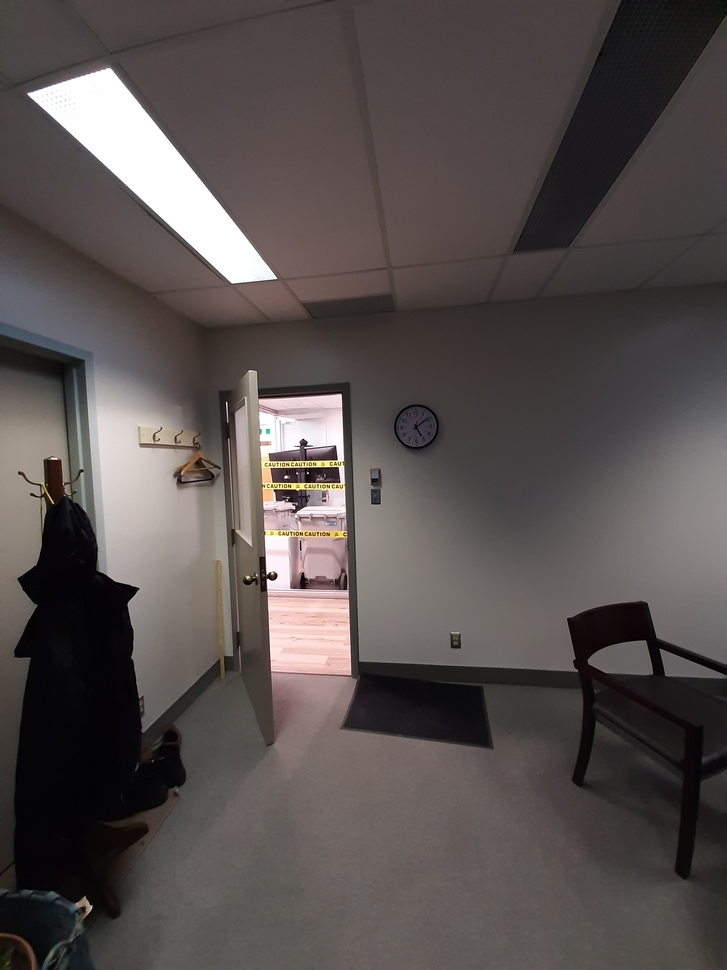
#> input picture Project/office2/20191119_170646.jpg, 727 x 970 px, shrunk from 2448 x 3264 before the run, found by its file name; its folder holds 4 pictures in this run
$ jupyter execute --allow-errors Main_MikeFeng_20119641_1.ipynb
#> lines starting #> are read from the running program, lines starting #| are printed output that depends on the picture
# ELEC474 Project

[cell 1]
import cv2 as cv
import numpy as np
import os
import operator
import copy
import random
import math
import time
from cv2 import Stitcher
from matplotlib import pyplot as plt

[cell 2]
global my_SIFT_instance, my_BF_instance
my_SIFT_instance = cv.SIFT_create()

FLANN_INDEX_KDTREE = 0 #heard from C++ api that this should be 1
# FLANN_INDEX_KDTREE = 1

dirName1 = 'office2'
dirName2 = 'StJames'
dirName3 = 'WLH'

imgDescipt_1 = np.array((
"Left Key Point",
"Right Key Points"
))

imgDescipt_2 = np.array((
"Select point Output",
"Epipolar Line Output"
))

WINDOW_NAME1 = "1.2 Output Image_1"
WINDOW_NAME2 = "1.2 Output Image_2"
WINDOW_NAME3 = "1.3 Input left"
WINDOW_NAME4 = "1.3 Input Right"
WINDOW_NAME5 = "1.3 output 1"
WINDOW_NAME6 = "1.3 output 2"

Process_BarLength = 30

# Step 1

[cell 3]
class MatcheClass:
    def __init__(self, keypoint, descriptors, match):
        self.keypoints = keypoint
        self.descriptors = descriptors
        self.matchs = match
        self.img1 = []
        self.img2 = []

    def LoadImg1(self, img):
        self.img1 = img

    def LoadImg2(self, img):
        self.img2 = img

    def __eq__(self, other) -> bool:
        return self.__dict__ == other.__dict__

[cell 4]
def PltImg(img,imgDescipt):
    plt.figure(dpi=300)
    plt.figure(figsize=(15,15))
    idx = len(img)
    for i in range(idx):
        plt.subplot(1,idx,i+1)

        if(len(img[i].shape) == 2): #differ from gray and color img
            plt.imshow(img[i],cmap="gray")
        else:
            plt.imshow(cv.cvtColor(img[i], cv.COLOR_BGR2RGB))

        plt.title(imgDescipt[i])
    plt.tight_layout()

def FetchingImgs(dirName):
    #list all the img file under dir
#> called with dirName = 'office2'
    ls = []
    dir = os.getcwd()+'//'+dirName
    files = os.listdir(dir)
    for filename in files:
        # print(dir + os.sep + filename)

        if os.path.splitext(filename)[1] == '.jpg':
            ls.append(filename)
    if ls.count != 0:
        print("Detected: \n",ls)
    return ls

def ProgressionBarUpdate(current,overall):
    pctge = (current+1) / overall
    if pctge > 1:
        pctge = 1
    temp = int(round(Process_BarLength * pctge))
    print('\r%s%s%s%s'% ((temp)*'█',(Process_BarLength-temp)*'░',str(round(pctge*100)),'%'), end = ' ')


def ReadImgs(dirName, imgName):
#> called with dirName = 'office2', imgName = '20191119_170646.jpg'
    return cv.imread(os.getcwd()+'//'+dirName+'//'+imgName)
#> returned value is the input picture: shape (970, 727, 3); mean B, G, R 78.4, 80, 87

[cell 5]
def FindDescriptorAndKeyPoints(img, descriptor, flag): #if flag == 1, then do gray
#> called with flag = 1
    imgGray = img
    if flag == 1:
        imgGray = cv.cvtColor(img,cv.COLOR_BGR2GRAY)

    imgKpOut = np.copy(imgGray)
    kp, des = descriptor.detectAndCompute(imgGray,None)
#> kp = 458 keypoints; strongest (x, y, size): (286, 477, 2.2), (274, 577, 5.1), (98, 113, 60.1), (268, 580, 2.1)
#> pass 3 of the loop in MatchingFeaturesOfImages, `for imgName in imgNameList:`:
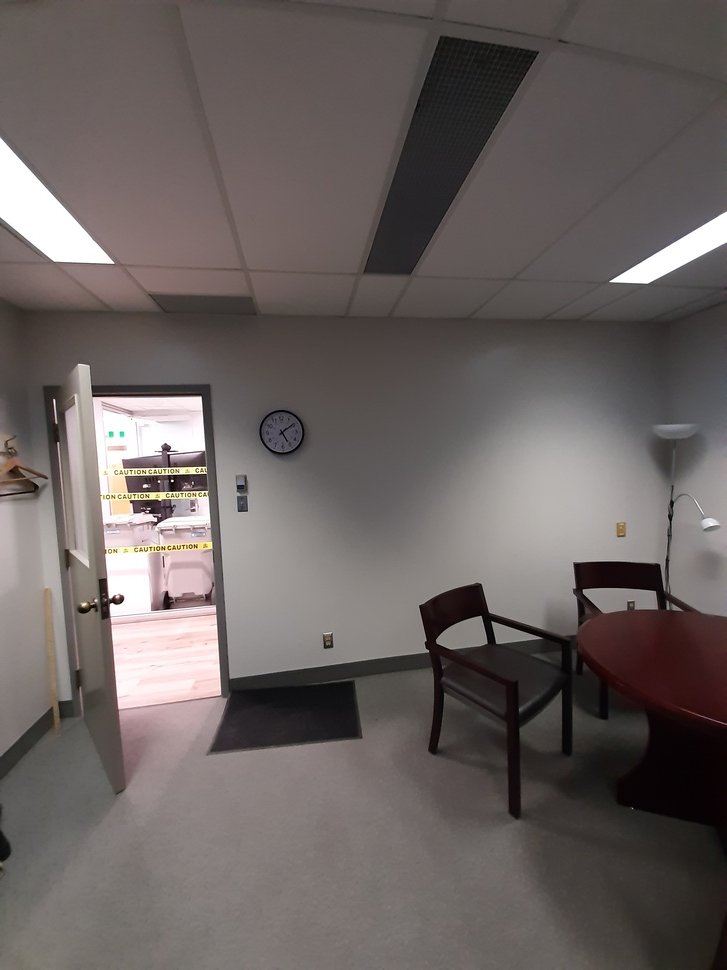
#> input picture Project/office2/20191119_170652.jpg, 727 x 970 px, shrunk from 2448 x 3264 before the run, found by its file name
#> in ReadImgs, returned value is the input picture: shape (970, 727, 3); mean B, G, R 96, 97.8, 105.6
#> in FindDescriptorAndKeyPoints (call 3), `imgGray = cv.cvtColor(img,cv.COLOR_BGR2GRAY)`:
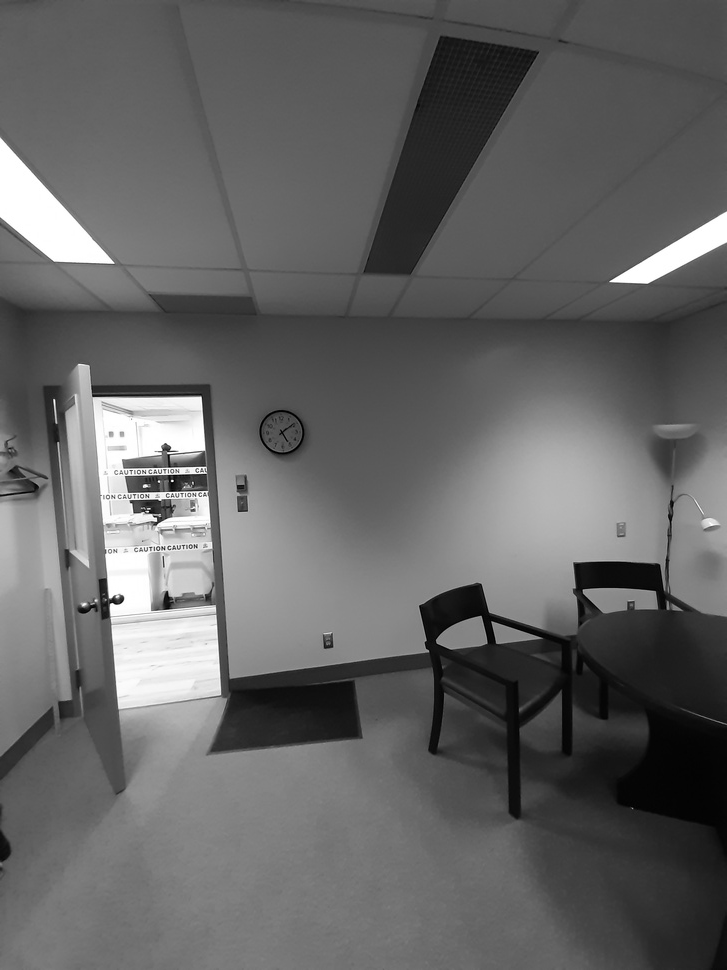
#> imgGray: shape (970, 727); min 0, max 255, mean 99.9
#> kp = 477 keypoints; strongest (x, y, size): (145, 486, 2.7), (119, 600, 6.5), (166, 448, 5.6), (167, 602, 11.6)
#> the loop made 4 passes; the first 3 are shown
    # imgKpOut = cv.drawKeypoints(imgKpOut,kp,0)
    return (kp,des)

def FlannBasedMatchLoweRatio(img1Param,img2Param,
                            index_param,search_param,
                            kNum, ratio):
    # img1Kp = img1Param[1]
    # img2Kp = img2Param[1]
    flann = cv.FlannBasedMatcher(index_param,search_param)
    matches = flann.knnMatch(img1Param[1],img2Param[1],k = kNum)

    loweMatch = []
    # loweImg1Point = []
    # loweImg2Point = []
    for m,n in matches:
        if m.distance < ratio * n.distance:
            loweMatch.append([m])
            # loweImg1Point.append(img1Kp[m.queryIdx].pt) #NOTE: append requried left and rights points
            # loweImg2Point.append(img2Kp[m.trainIdx].pt)

    # imgOut = cv.drawMatchesKnn(img1Param[0],img1Kp,img2Param[0],img2Kp,loweMatch,None,flags=2)
    return loweMatch

[cell 6]
def Matching(ds1, ds2, loweRatio):
    #FLANN param
    index_params = dict(algorithm = FLANN_INDEX_KDTREE, trees = 5)
    search_params = dict(checks = 50)       #or pass empty dict #It specifies the number of times the trees in the index should be recursively traversed.
    # search_params = dict(checks = 100)
    Matches = FlannBasedMatchLoweRatio(ds1, ds2,
                            index_params, search_params,
                            kNum = 2, ratio = loweRatio)  #NOTE: The ratio difference of lowe will result in different epiploar lines

    return MatcheClass([ds1[0],ds2[0]], [ds1[1], ds2[1]], Matches)

[cell 7]
def MatchingFeaturesOfImages(dirName, matchMethod, descriptorMethod):
    matchMetric = 0
    imgList = []
    matchList = []
    descriptorList = []
    idx = 0

    # detect and extract features from the image
    if descriptorMethod == 'sift':
        descriptor = cv.xfeatures2d.SIFT_create()
    elif descriptorMethod == 'surf':
        descriptor = cv.xfeatures2d.SURF_create()
    elif descriptorMethod == 'brisk':
        descriptor = cv.BRISK_create()
    elif descriptorMethod == 'orb':
        descriptor = cv.ORB_create()

    print("Featching Images under Dir and creating descriptors for them")
    imgNameList = FetchingImgs(dirName)
    for imgName in imgNameList:
        idx += 1
        ProgressionBarUpdate(idx, len(imgNameList)+1)
        temp = ReadImgs(dirName, imgName)
        imgList.append(temp)
        descriptorList.append(FindDescriptorAndKeyPoints(temp, descriptor, flag=1))


    print("\nFind best Match for each pair of imgs")
    if matchMethod == 1: #if method equals one, then do match metric calculation to reorder the images, NOTE: its super performance costing
        imgCurIdx = 0
#> imgCurIdx = 0
        length = len(imgList)
        imgListIdx = list(range(length))
#> imgListIdx = [0, 1, 2, 3]
        idx = 1

        for turnIdx in range(length-1):
            matchMetric = 0
            # print(len(imgList))
            # print("B", imgCurIdx)
            imgListIdx.remove(imgCurIdx)
            # print(len(imgList))

            for img2Idx in imgListIdx:
                idx += 1
                ProgressionBarUpdate(idx, ((length+1)*length/2))
                tempMatch = Matching(descriptorList[imgCurIdx], descriptorList[img2Idx], loweRatio=0.5)
                # print(len(tempMatch[2]))
                if len(tempMatch.matchs) > matchMetric:
                    # print("Update")
                    # print("P",matchMetric)
                    matchMetric = len(tempMatch.matchs)
                    # print("N",matchMetric)
                    bestImIdx = img2Idx
                    bestMatch = tempMatch

            bestMatch.LoadImg1(imgList[imgCurIdx])
            bestMatch.LoadImg2(imgList[bestImIdx])
            imgCurIdx = bestImIdx
            matchList.append(bestMatch)
#> this loop made 3 passes
#> pass 3, in LoadImg2 (call 3), `self.img2 = img`:
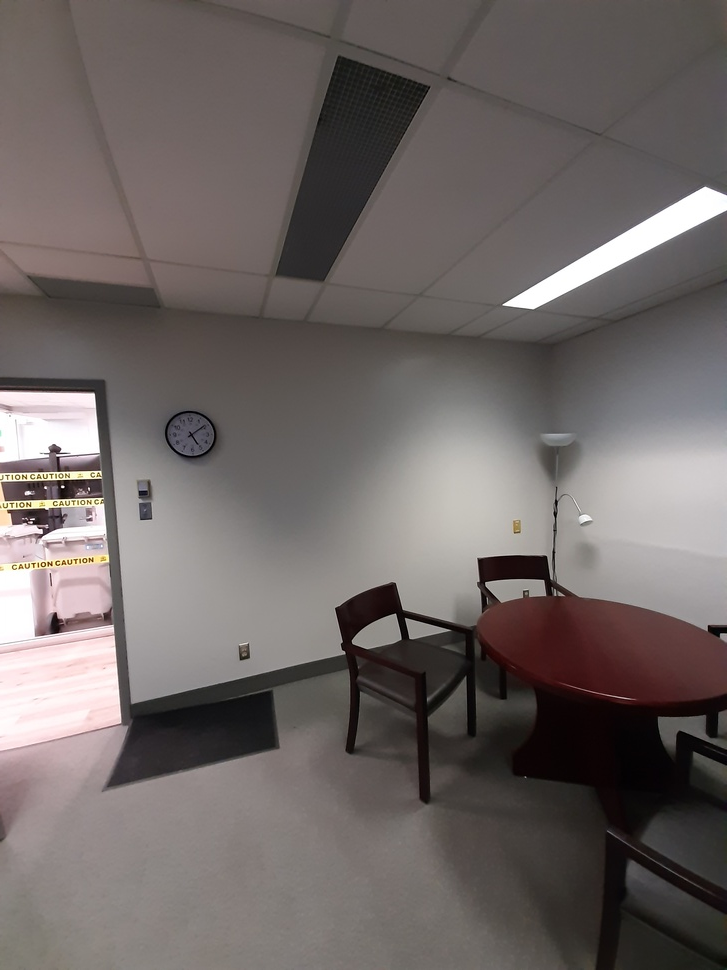
#> self.img2: shape (970, 727, 3); mean B, G, R 101.2, 103, 110.5
            # print(matchList)
    else:
        for imgIdx in range(len(imgList) - 1):
            ProgressionBarUpdate(imgIdx, len(imgList) - 1)
            tempMatch = Matching(descriptorList[imgIdx], descriptorList[imgIdx+1], loweRatio=0.5)
            tempMatch.LoadImg1(imgList[imgIdx])
            tempMatch.LoadImg2(imgList[imgIdx+1])
            matchList.append(tempMatch)
    return matchList

[cell 8]
# m1 = MatchingFeaturesOfImages(dirName1,matchMethod=0, descriptorMethod='sift')
m2 = MatchingFeaturesOfImages(dirName1,matchMethod=1, descriptorMethod='sift')

# [8 lines of commented-out code are left out]

# Step 2

[cell 9]
def getPointTransformation(point, M):

    originM = list(np.array([point[0], point[1], 1.0]))
    M = np.linalg.inv(M)
    targetPoint = np.multiply(M, originM)
    # print("O",originM)
    # print("T",targetPoint)
    _x = targetPoint[0,0] / targetPoint[2,0]
    _y = targetPoint[1,0] / targetPoint[2,0]

    # print(_x, _y)
    return[_x,_y]

[cell 10]
class PercpectiveImgPair:
    def __init__(self, warpImg, M):
        self.warpImg = warpImg
        self.M = M

def PerspectiveTransformPairs(M: MatcheClass):

    imgSize = [M.img1.shape[1] + M.img2.shape[1], M.img1.shape[0]]

    #modify from lab, formatting data for estimateAffinePartial2D and filter out best matching points
    ref_pts = np.float32([M.keypoints[0][m[0].queryIdx].pt for m in M.matchs]).reshape(-1,1,2)
    img_pts = np.float32([M.keypoints[1][m[0].trainIdx].pt for m in M.matchs]).reshape(-1,1,2)

    M_p, _ = cv.findHomography(img_pts, ref_pts, method = cv.RANSAC) # Can be RANSAC or RHO or LMEDS
    M_inv = np.linalg.inv(M_p)
    # print("1",M_p)
    # print("2",M_inv)
    imgFinal = cv.warpPerspective(M.img2, M_p, imgSize)
    # PltImg([imgFinal],"warp")
    imgFinal[0:M.img2.shape[0], 0:M.img2.shape[1]] = M.img1

    originalPoint = M.keypoints[0][M.matchs[0][0].queryIdx].pt
    basePoint = M.keypoints[1][M.matchs[0][0].trainIdx].pt
    targetPoint = getPointTransformation(originalPoint, M_p)


    # imgFinal = np.copy(warpImg)

    return PercpectiveImgPair(imgFinal, M_p)
    # PltImg([imgFinal,M.img1, M.img2],["check1","img1","img2"])

[cell 11]
# [43 lines left out: function PerspectiveTransform, not called in this run]

[cell 12]
# PerspectiveTransform(m2)
PerspecPairList = []
for pairs in m2:
    temp = PerspectiveTransformPairs(pairs)
    # PltImg([temp.warpImg], "Warp")
    PerspecPairList.append(temp)
#> this loop made 3 passes
#> pass 1, in PerspectiveTransformPairs, `imgFinal = cv.warpPerspective(M.img2, M_p, imgSize)`:
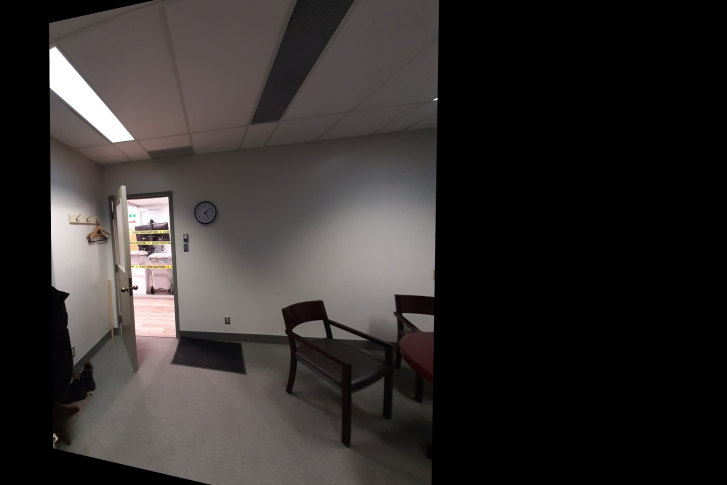
#> imgFinal: shape (970, 1454, 3) (shown at 1/2 size); mean B, G, R 44.9, 46, 49.8
#> pass 1, in __init__, `self.warpImg = warpImg`:
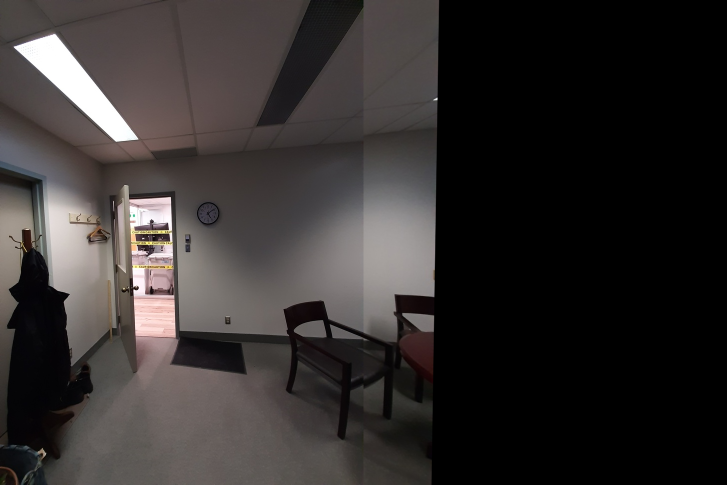
#> self.warpImg: shape (970, 1454, 3) (shown at 1/2 size); mean B, G, R 46.6, 47.5, 51.4

# Step 3

[cell 13]
warp1 = PerspecPairList[0].warpImg
warp2 = PerspecPairList[1].warpImg

M1 = PerspecPairList[0].M
M2 = PerspecPairList[1].M

Mfinal = np.dot(M1, M2)
outSize = [warp1.shape[1]+warp2.shape[1], warp1.shape[0]]
#> outSize = [2908, 970]

# print("m1",M1)
# print("m2",M2)
# print("mf",Mfinal)
warpCombine = cv.warpPerspective(warp1, Mfinal, outSize)
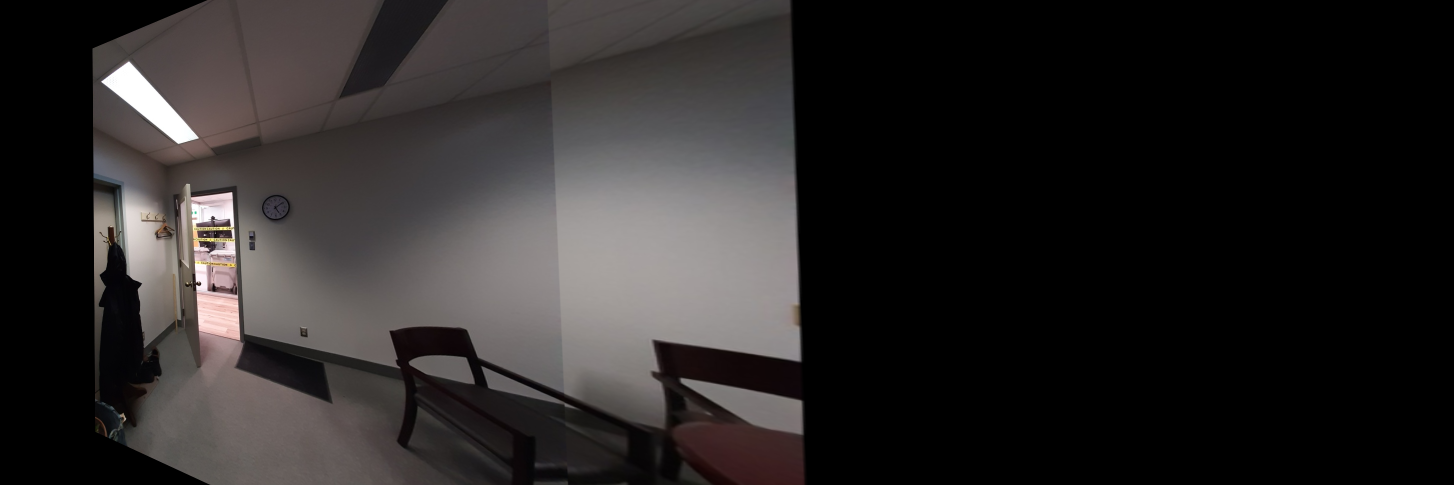
#> warpCombine: shape (970, 2908, 3) (shown at 1/2 size); mean B, G, R 39.2, 39.5, 42.4
new = np.zeros((outSize[1],outSize[0]))

mask = np.pad(cv.cvtColor(warp1,cv.COLOR_BGR2GRAY),((0,0),(0, warp2.shape[1])), mode='constant')
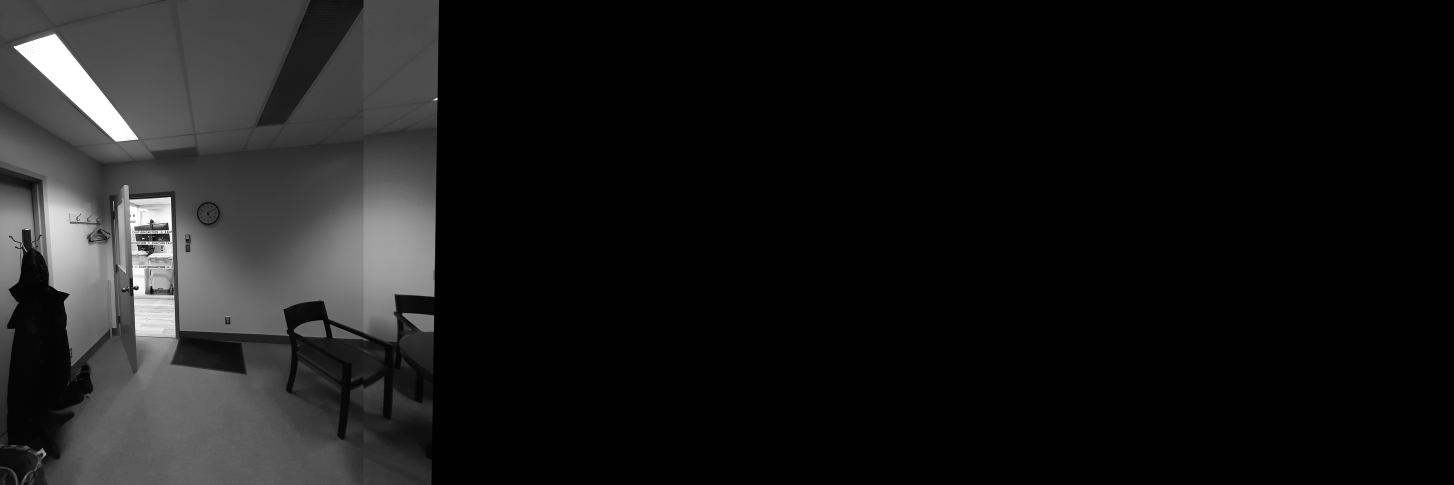
#> mask: shape (970, 2908) (shown at 1/2 size); min 0, max 255, mean 24.3
for rowpix in mask:
    # print(rowpix)
    for pix in range(len(rowpix)):
        temp = rowpix[pix]
        if temp != 0:
            rowpix[pix] = 0
        else:
            rowpix[pix] = 255
PltImg([mask],"1")
warpExtend = np.pad(warp1,((0,0),(0, warp2.shape[1]),(0,0)), mode='constant')
PltImg([warpExtend],"2")

# tempWarp = cv.resize(warp1, outSize)
print(outSize)
#| [2908, 970]
print(mask.shape)
#| (970, 2908)
print(warpCombine.shape)
#| (970, 2908, 3)
PltImg([warpCombine],'3')
new = cv.copyTo(warpCombine, mask)

idx = np.where(new == 0)
idx = set(list(zip(idx[0],idx[1])))
for point in idx:
    new[point] = warpExtend[point]
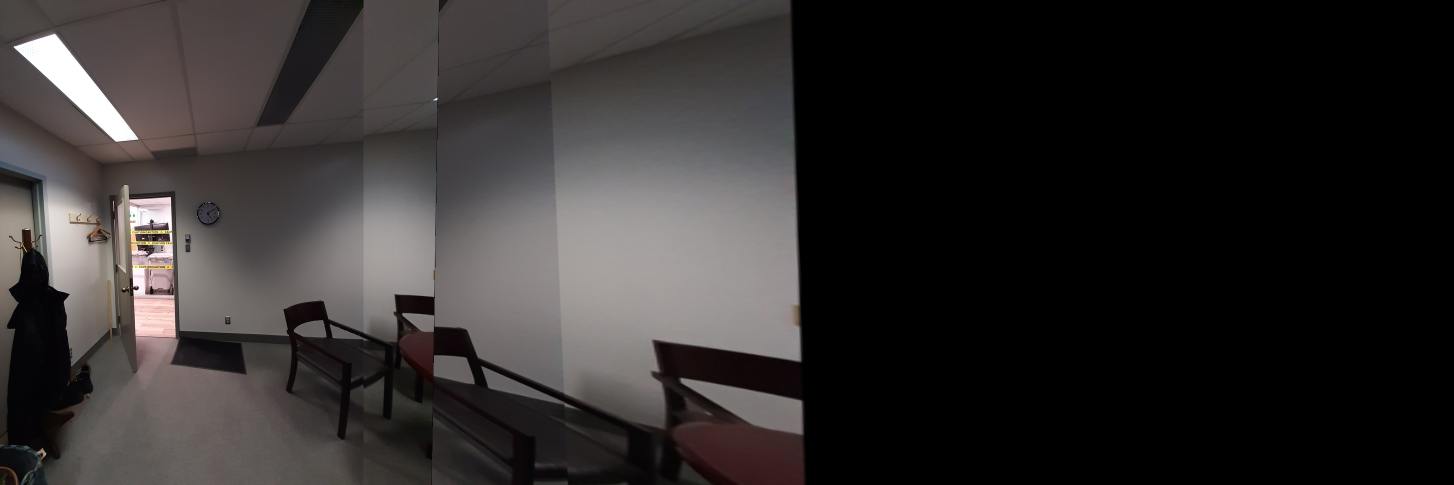
#> new: shape (970, 2908, 3) (shown at 1/2 size); mean B, G, R 44.8, 45.2, 48.3


PltImg([warp1, warp2],["wp1","wp2"])
# PltImg([final], "WHAT")
PltImg([new], "3")
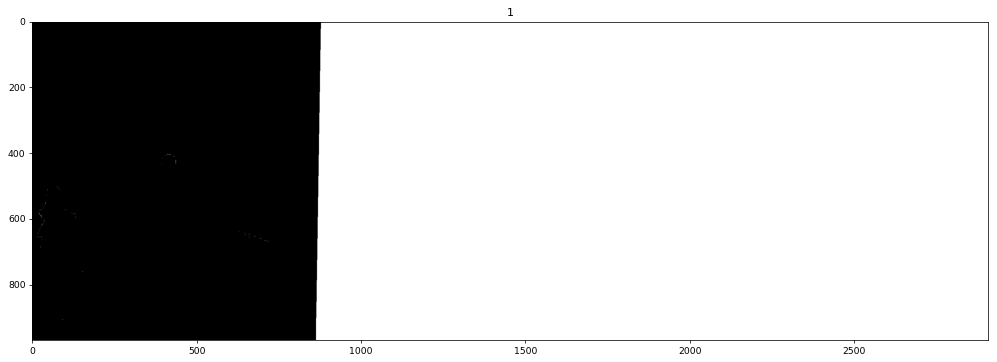
#> figure drawn by matplotlib, 1 panel
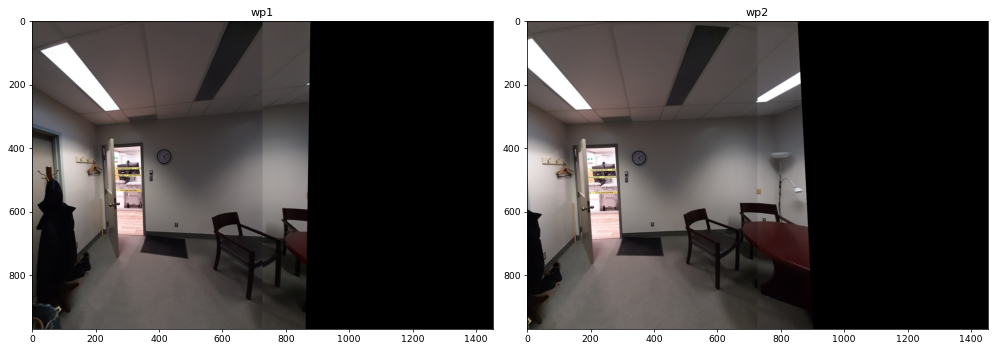
#> figure drawn by matplotlib, 2 panels
